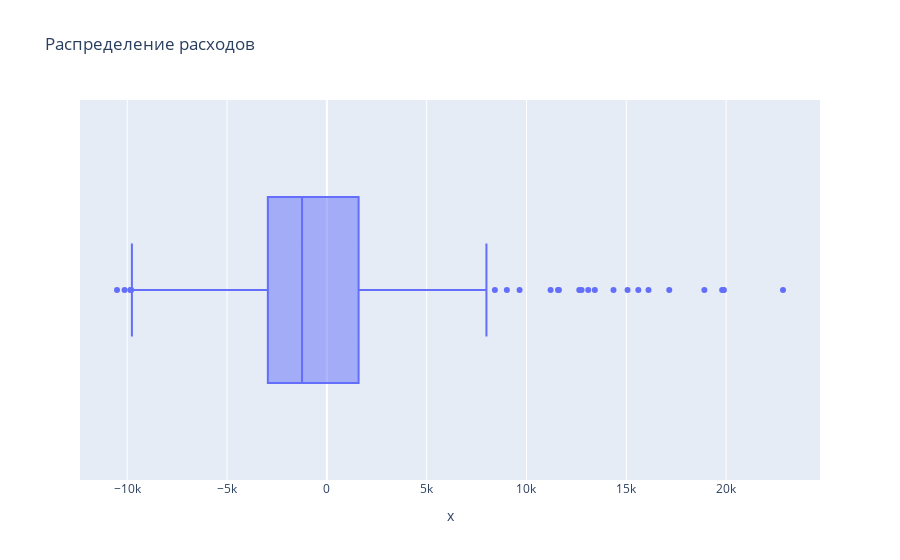

The notebook cell saved with this chart:
### Code cell
fig = px.box(
    # y_train-y_predict,
    x = y_test - y_predict_test,
    labels={'salary_in_usd': "зарплата (USD)", 'y': 'Распределение'},
    title='Распределение расходов',
    # marginal='box',
    )

fig.show()

### Figure 1 — Plotly figure (JSON) as saved in the notebook; plotly's stock layout.template omitted (floating-point values rounded to 4 significant figures; data arrays with more than 128 entries replaced by an {"elided": "..."} marker saying what was removed)
{"data": [{"alignmentgroup": "True", "hovertemplate": "x=%{x}<extra></extra>", "legendgroup": "", "marker": {"color": "#636efa"}, "name": "", "notched": false, "offsetgroup": "", "orientation": "h", "showlegend": false, "type": "box", "x": {"elided": "268 float values"}, "x0": " ", "xaxis": "x", "y0": " ", "yaxis": "y"}], "layout": {"boxmode": "group", "legend": {"tracegroupgap": 0}, "title": {"text": "Распределение расходов"}, "xaxis": {"anchor": "y", "domain": [0, 1], "title": {"text": "x"}}, "yaxis": {"anchor": "x", "domain": [0, 1]}}}
